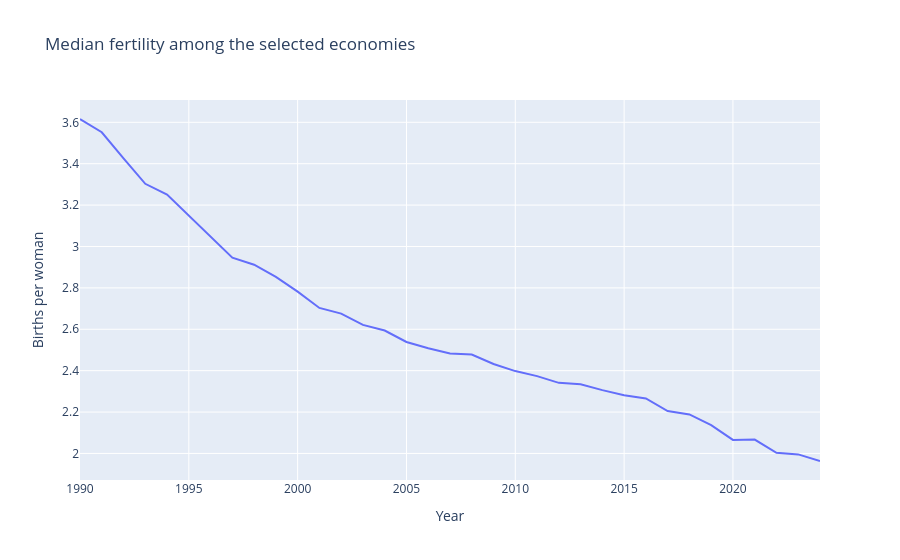

Write notebook code for a chart like this one.
### Markdown cell above
### Make charts

### Code cell
#Fertility
median_fertility = sample.groupby("year")["fertility"].median().reset_index()
fig = px.line(
    median_fertility,
    x="year",
    y="fertility",
    title="Median fertility among the selected economies",
    labels={
        "year": "Year",
        "fertility": "Births per woman",
    },
)
fig.show()

### Figure 1 — Plotly figure (JSON) as saved in the notebook; plotly's stock layout.template omitted (floating-point values rounded to 4 significant figures)
{"data": [{"hovertemplate": "Year=%{x}<br>Births per woman=%{y}<extra></extra>", "legendgroup": "", "line": {"color": "#636efa", "dash": "solid"}, "marker": {"symbol": "circle"}, "mode": "lines", "name": "", "orientation": "v", "showlegend": false, "type": "scatter", "x": [1990, 1991, 1992, 1993, 1994, 1995, 1996, 1997, 1998, 1999, 2000, 2001, 2002, 2003, 2004, 2005, 2006, 2007, 2008, 2009, 2010, 2011, 2012, 2013, 2014, 2015, 2016, 2017, 2018, 2019, 2020, 2021, 2022, 2023, 2024], "xaxis": "x", "y": [3.616, 3.552, 3.426, 3.303, 3.251, 3.15, 3.049, 2.946, 2.912, 2.853, 2.782, 2.703, 2.675, 2.621, 2.594, 2.538, 2.508, 2.483, 2.478, 2.432, 2.398, 2.373, 2.341, 2.335, 2.306, 2.281, 2.266, 2.205, 2.189, 2.136, 2.066, 2.067, 2.003, 1.996, 1.964], "yaxis": "y"}], "layout": {"legend": {"tracegroupgap": 0}, "title": {"text": "Median fertility among the selected economies"}, "xaxis": {"anchor": "y", "domain": [0, 1], "title": {"text": "Year"}}, "yaxis": {"anchor": "x", "domain": [0, 1], "title": {"text": "Births per woman"}}}}
